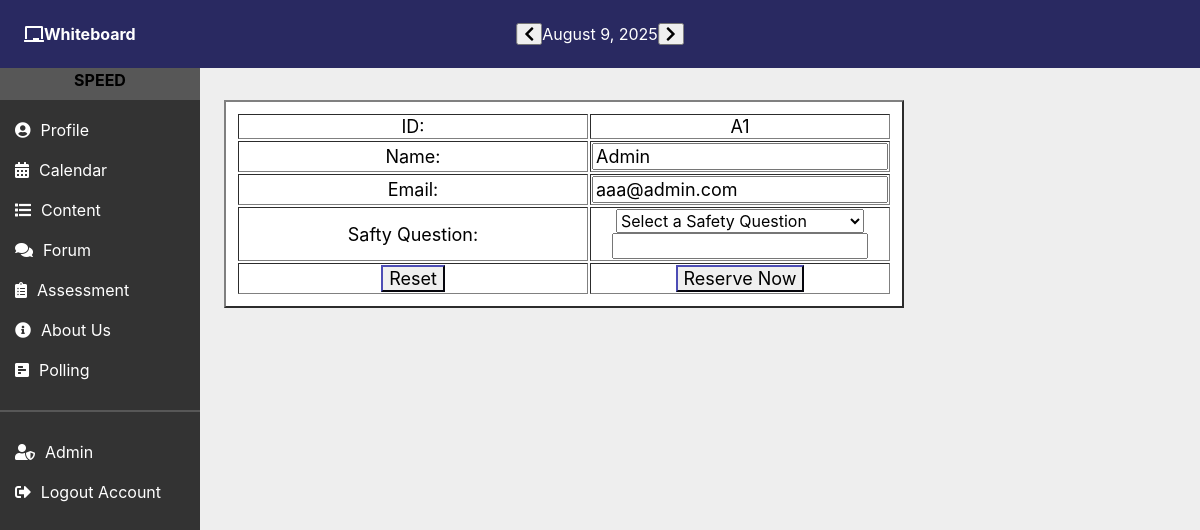
The page /ProfileEdit.php (signed in) on the database its author committed.
### tables this page shows
CREATE TABLE `user` (
  `ID` varchar(11) NOT NULL,
  `Name` varchar(128) NOT NULL,
  `Pw` varchar(256) NOT NULL,
  `email` varchar(128) NOT NULL,
  `Last_login_time` datetime NOT NULL,
  `saftyquestion` int(11) NOT NULL,
  `Answer` varchar(128) NOT NULL
);

### ProfileEdit.php (the view, shortened to what this page needs)
<?php
	include 'functions.php';
	include 'db.php';
	include 'left-nav.php';
	include 'top-nav.php';
	$id		= $_SESSION['id'];
	$sql	= "Select * from user where id = '".$id."'";
	$result	= mysqli_query($conn,$sql);
	$row	= mysqli_fetch_assoc($result);
?>
<!DOCTYPE html>
<html lang="en">
<head>
<link rel="stylesheet" href="main.css">
<link rel="stylesheet" href="https://cdnjs.cloudflare.com/ajax/libs/font-awesome/5.15.3/css/all.min.css">
<?=template_header()?>
</head>
<body>
	<div class="main-content">
		<form method="post" action="ProfileEditcheck.php">
		<table border="2" class="al" >
		<tr>
			<td class="al1">ID: </td>
			<td><span style="font-size:18px;">
			<?php
				echo $row['ID'];
			?>
			</td></span>
		</tr>
		<tr>
			<td class="al1">Name: </td>
			<td>
			<input type="text" size="20" id="name" name="name" value="<?= $row['Name'] ?>" style="font-size:18px;"/>
			</td></span>
		</tr>
		<tr>
			<td class="al1">Email: </td>
			<td>
			<input type="text" size="20" id="email" name="email" placeholder="example@gmail.com" value="<?= $row['email'] ?>" style="font-size:18px;"/>
			</td>
		</tr>
		<tr>
			<td class="al2">Safty Question: </td>
			<td>
			<select id="question_type" name="question_type" required>
				<option value="">Select a Safety Question</option>
			</select><br>
			<input type="text" id="answer" name="answer" required value="<?php echo htmlspecialchars($row['Answer']); ?>">
			</td></span>
		</tr>
		<tr>
			<td><input type="reset" id="reset" value="Reset" style="font-size:18px;border-color:#292961"/></td>
            <td><input type="submit" id="btn-submit" value="Reserve Now" style="font-size:18px;border-color:#292961"/></td>
		</tr>
		</table>
		</form>
	</div>
</body>
</html>

### main.css (style rules this page uses)
* { box-sizing: border-box; }
body { font-family: 'Arial', sans-serif; margin: 0; padding: 0; }
.main-content { margin-left: 250px; padding: 1em; }
body, h1, h2, h3, p, ul, li, a, div { margin: 0; padding: 0; }
body { font-family: Arial, sans-serif; background-color: #eee; }
.main-content { margin-left: 200px; padding: 1.5rem; padding-top: 100px; display: flex; flex-direction: column; gap: 20px; }

### pollstyle.css (style rules this page uses)
* { box-sizing: border-box; font-family: -apple-system, BlinkMacSystemFont, "segoe ui", roboto, oxygen, ubuntu, cantarell, "fira sans", "droid sans", "helvetica neue", Arial, sans-serif; font-size: 16px; -webkit-font-smoothing: antialiased; -moz-osx-font-smoothing: grayscale; }
body { background-color: #FFFFFF; margin: 0; }

### functions.php (style rules this page uses)
body, h1, h2, h3, p, ul, li, a, div { margin: 0; padding: 0; }
body { font-family: Arial, sans-serif; background-color: #eee; }
.content.home,.main-content { margin-left: 200px; padding: 1.5rem; padding-top: 100px; //Adjust padding to account for fixed header display: flex; flex-direction: column; gap: 20px; }

### ProfileEdit.php (style rules this page uses)
table.al { background-color:#ffffff; padding:10px; font-size:18px; min-width:600px; }
td.al1 { width:100px; font-size:18px; text-align:center; }
td.al2 { width:350px; font-size:18px; }
td { width: 150px; text-align: center; }

### rows shown on the page
user: ID "A1", name "Admin", email "aaa@admin.com"
